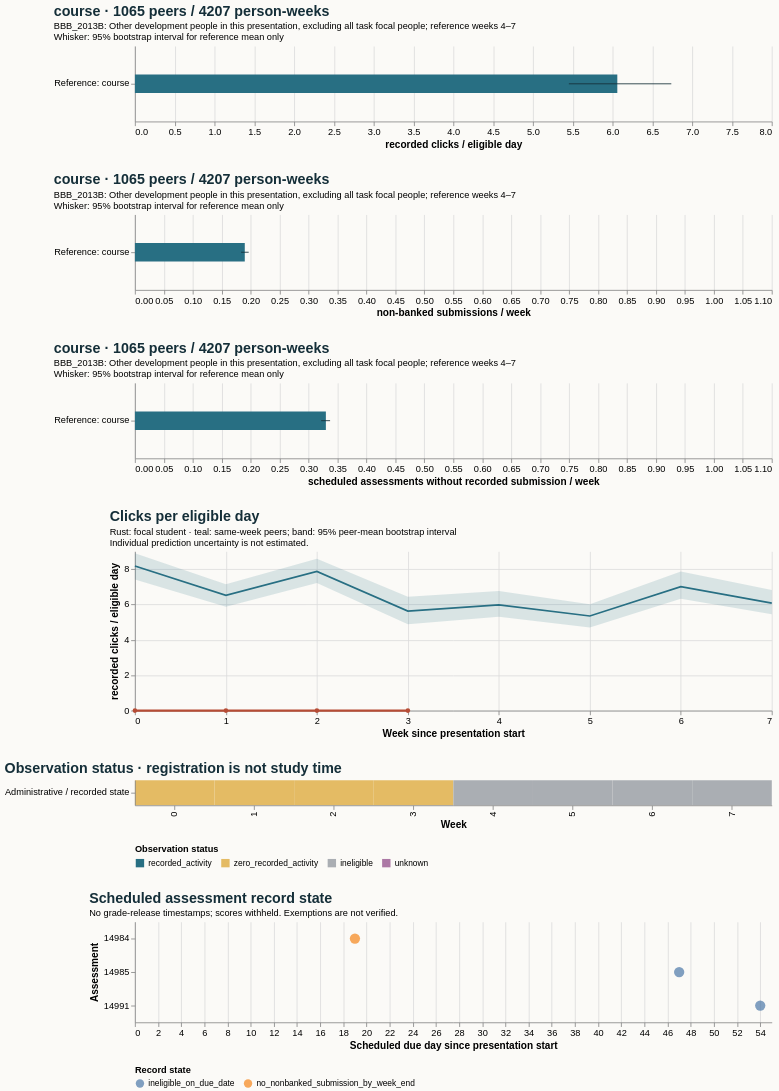

The specification (Vega-Lite) saved for this image:
### Vega-Lite specification from a JSON file in a GitHub repository (floating-point values rounded to 4 significant figures)
{"$schema": "https://vega.github.io/schema/vega-lite/v5.20.1.json", "config": {"axis": {"labelFontSize": 11, "titleFontSize": 12}, "background": "#fbfaf7", "font": "sans-serif", "title": {"anchor": "start", "color": "#142e38", "fontSize": 17, "subtitleFontSize": 11}, "view": {"continuousHeight": 300, "continuousWidth": 300, "stroke": null}}, "datasets": {"data-104c6f2ffbf396929d8a24d59844c784": [{"as_of_day": 20, "assessment_id": 14984, "course": "BBB_2013B", "due_day": 19, "person_id": 535303, "score_status": "withheld_release_time_unknown", "state": "no_nonbanked_submission_by_week_end", "week": 2}, {"as_of_day": 48, "assessment_id": 14985, "course": "BBB_2013B", "due_day": 47, "person_id": 535303, "score_status": "withheld_release_time_unknown", "state": "ineligible_on_due_date", "week": 6}, {"as_of_day": 55, "assessment_id": 14991, "course": "BBB_2013B", "due_day": 54, "person_id": 535303, "score_status": "withheld_release_time_unknown", "state": "ineligible_on_due_date", "week": 7}], "data-1ba480732d6257e4c3a80d6645d9e2cb": [{"hi": null, "lo": null, "series": "Focal: weeks 4–7", "value": null}, {"hi": 0.1965, "lo": 0.1834, "series": "Reference: course", "value": 0.1897}], "data-204e81444217027eb608b5535f50671d": [{"hi": null, "lo": null, "series": "Focal: weeks 4–7", "value": null}, {"hi": 0.3371, "lo": 0.3217, "series": "Reference: course", "value": 0.3298}], "data-451c0b9daa89721079623e80dac2b085": [{"end_day": 6, "focal_value": 0.0, "peer_ci_high": 8.903, "peer_ci_low": 7.406, "peer_mean": 8.174, "peer_observations": 1127, "peer_people": 1127, "reference": "course", "unit": "recorded clicks / eligible day", "week": 0}, {"end_day": 13, "focal_value": 0.0, "peer_ci_high": 7.146, "peer_ci_low": 5.869, "peer_mean": 6.521, "peer_observations": 1121, "peer_people": 1121, "reference": "course", "unit": "recorded clicks / eligible day", "week": 1}, {"end_day": 20, "focal_value": 0.0, "peer_ci_high": 8.578, "peer_ci_low": 7.212, "peer_mean": 7.865, "peer_observations": 1105, "peer_people": 1105, "reference": "course", "unit": "recorded clicks / eligible day", "week": 2}, {"end_day": 27, "focal_value": 0.0, "peer_ci_high": 6.439, "peer_ci_low": 4.883, "peer_mean": 5.625, "peer_observations": 1098, "peer_people": 1098, "reference": "course", "unit": "recorded clicks / eligible day", "week": 3}, {"end_day": 34, "focal_value": null, "peer_ci_high": 6.766, "peer_ci_low": 5.306, "peer_mean": 5.982, "peer_observations": 1065, "peer_people": 1065, "reference": "course", "unit": "recorded clicks / eligible day", "week": 4}, {"end_day": 41, "focal_value": null, "peer_ci_high": 6.019, "peer_ci_low": 4.697, "peer_mean": 5.35, "peer_observations": 1058, "peer_people": 1058, "reference": "course", "unit": "recorded clicks / eligible day", "week": 5}, {"end_day": 48, "focal_value": null, "peer_ci_high": 7.867, "peer_ci_low": 6.318, "peer_mean": 7.012, "peer_observations": 1050, "peer_people": 1050, "reference": "course", "unit": "recorded clicks / eligible day", "week": 6}, {"end_day": 55, "focal_value": null, "peer_ci_high": 6.817, "peer_ci_low": 5.451, "peer_mean": 6.076, "peer_observations": 1034, "peer_people": 1034, "reference": "course", "unit": "recorded clicks / eligible day", "week": 7}], "data-8cb647addeba0d053e5f3fbcbcd644f6": [{"eligible_days": 7.0, "end_day": 6, "logging_completeness": "unknown", "observation_status": "zero_recorded_activity", "row": "Administrative / recorded state", "score_status": "withheld_release_time_unknown", "start_day": 0, "value": 0.0, "week": 0}, {"eligible_days": 7.0, "end_day": 13, "logging_completeness": "unknown", "observation_status": "zero_recorded_activity", "row": "Administrative / recorded state", "score_status": "withheld_release_time_unknown", "start_day": 7, "value": 0.0, "week": 1}, {"eligible_days": 7.0, "end_day": 20, "logging_completeness": "unknown", "observation_status": "zero_recorded_activity", "row": "Administrative / recorded state", "score_status": "withheld_release_time_unknown", "start_day": 14, "value": 0.0, "week": 2}, {"eligible_days": 6.0, "end_day": 27, "logging_completeness": "unknown", "observation_status": "zero_recorded_activity", "row": "Administrative / recorded state", "score_status": "withheld_release_time_unknown", "start_day": 21, "value": 0.0, "week": 3}, {"eligible_days": 0.0, "end_day": 34, "logging_completeness": "unknown", "observation_status": "ineligible", "row": "Administrative / recorded state", "score_status": "withheld_release_time_unknown", "start_day": 28, "value": null, "week": 4}, {"eligible_days": 0.0, "end_day": 41, "logging_completeness": "unknown", "observation_status": "ineligible", "row": "Administrative / recorded state", "score_status": "withheld_release_time_unknown", "start_day": 35, "value": null, "week": 5}, {"eligible_days": 0.0, "end_day": 48, "logging_completeness": "unknown", "observation_status": "ineligible", "row": "Administrative / recorded state", "score_status": "withheld_release_time_unknown", "start_day": 42, "value": null, "week": 6}, {"eligible_days": 0.0, "end_day": 55, "logging_completeness": "unknown", "observation_status": "ineligible", "row": "Administrative / recorded state", "score_status": "withheld_release_time_unknown", "start_day": 49, "value": null, "week": 7}], "data-d40246c65960070499f5473cbd53b9d0": [{"hi": null, "lo": null, "series": "Focal: weeks 4–7", "value": null}, {"hi": 6.738, "lo": 5.451, "series": "Reference: course", "value": 6.059}]}, "resolve": {"scale": {"color": "independent"}}, "spacing": 28, "vconcat": [{"data": {"name": "data-d40246c65960070499f5473cbd53b9d0"}, "height": 90, "layer": [{"encoding": {"x": {"field": "value", "scale": {"domain": [0, 7.075], "zero": true}, "title": "recorded clicks / eligible day", "type": "quantitative"}, "y": {"field": "series", "sort": null, "title": null, "type": "nominal"}}, "mark": {"color": "#286f83", "size": 22, "type": "bar"}}, {"encoding": {"x": {"field": "lo", "type": "quantitative"}, "x2": {"field": "hi"}, "y": {"field": "series", "sort": null, "title": null, "type": "nominal"}}, "mark": {"color": "#142e38", "type": "rule"}}], "title": {"subtitle": ["BBB_2013B: Other development people in this presentation, excluding all task focal people; reference weeks 4–7", "Whisker: 95% bootstrap interval for reference mean only"], "text": "course · 1065 peers / 4207 person-weeks"}, "width": 760}, {"data": {"name": "data-1ba480732d6257e4c3a80d6645d9e2cb"}, "height": 90, "layer": [{"encoding": {"x": {"field": "value", "scale": {"domain": [0, 1.05], "zero": true}, "title": "non-banked submissions / week", "type": "quantitative"}, "y": {"field": "series", "sort": null, "title": null, "type": "nominal"}}, "mark": {"color": "#286f83", "size": 22, "type": "bar"}}, {"encoding": {"x": {"field": "lo", "type": "quantitative"}, "x2": {"field": "hi"}, "y": {"field": "series", "sort": null, "title": null, "type": "nominal"}}, "mark": {"color": "#142e38", "type": "rule"}}], "title": {"subtitle": ["BBB_2013B: Other development people in this presentation, excluding all task focal people; reference weeks 4–7", "Whisker: 95% bootstrap interval for reference mean only"], "text": "course · 1065 peers / 4207 person-weeks"}, "width": 760}, {"data": {"name": "data-204e81444217027eb608b5535f50671d"}, "height": 90, "layer": [{"encoding": {"x": {"field": "value", "scale": {"domain": [0, 1.05], "zero": true}, "title": "scheduled assessments without recorded submission / week", "type": "quantitative"}, "y": {"field": "series", "sort": null, "title": null, "type": "nominal"}}, "mark": {"color": "#286f83", "size": 22, "type": "bar"}}, {"encoding": {"x": {"field": "lo", "type": "quantitative"}, "x2": {"field": "hi"}, "y": {"field": "series", "sort": null, "title": null, "type": "nominal"}}, "mark": {"color": "#142e38", "type": "rule"}}], "title": {"subtitle": ["BBB_2013B: Other development people in this presentation, excluding all task focal people; reference weeks 4–7", "Whisker: 95% bootstrap interval for reference mean only"], "text": "course · 1065 peers / 4207 person-weeks"}, "width": 760}, {"data": {"name": "data-451c0b9daa89721079623e80dac2b085"}, "height": 190, "layer": [{"encoding": {"x": {"axis": {"tickMinStep": 1}, "field": "week", "title": "Week since presentation start", "type": "quantitative"}, "y": {"field": "peer_ci_low", "scale": {"zero": true}, "title": "recorded clicks / eligible day", "type": "quantitative"}, "y2": {"field": "peer_ci_high"}}, "mark": {"color": "#286f83", "opacity": 0.16, "type": "area"}}, {"encoding": {"tooltip": [{"field": "week", "type": "quantitative"}, {"field": "peer_mean", "type": "quantitative"}, {"field": "peer_people", "type": "quantitative"}, {"field": "peer_observations", "type": "quantitative"}], "x": {"field": "week", "type": "quantitative"}, "y": {"field": "peer_mean", "type": "quantitative"}}, "mark": {"color": "#286f83", "strokeWidth": 2, "type": "line"}}, {"encoding": {"tooltip": [{"field": "week", "type": "quantitative"}, {"field": "focal_value", "type": "quantitative"}], "x": {"field": "week", "type": "quantitative"}, "y": {"field": "focal_value", "type": "quantitative"}}, "mark": {"color": "#b64c35", "point": {"color": "#b64c35"}, "strokeWidth": 2.5, "type": "line"}}], "title": {"subtitle": ["Rust: focal student · teal: same-week peers; band: 95% peer-mean bootstrap interval", "Individual prediction uncertainty is not estimated."], "text": "Clicks per eligible day"}, "width": 760}, {"data": {"name": "data-8cb647addeba0d053e5f3fbcbcd644f6"}, "encoding": {"color": {"field": "observation_status", "legend": {"labelLimit": 260, "orient": "bottom"}, "scale": {"domain": ["recorded_activity", "zero_recorded_activity", "ineligible", "unknown"], "range": ["#286f83", "#e4bb64", "#aaaeb3", "#ac78a5"]}, "title": "Observation status", "type": "nominal"}, "tooltip": [{"field": "week", "type": "quantitative"}, {"field": "eligible_days", "type": "quantitative"}, {"field": "observation_status", "type": "nominal"}, {"field": "logging_completeness", "type": "nominal"}], "x": {"field": "week", "title": "Week", "type": "ordinal"}, "y": {"field": "row", "title": null, "type": "nominal"}}, "height": 30, "mark": {"type": "rect"}, "title": "Observation status · registration is not study time", "width": 760}, {"data": {"name": "data-104c6f2ffbf396929d8a24d59844c784"}, "encoding": {"color": {"field": "state", "legend": {"labelLimit": 400, "orient": "bottom"}, "title": "Record state", "type": "nominal"}, "tooltip": [{"field": "assessment_id", "type": "quantitative"}, {"field": "due_day", "type": "quantitative"}, {"field": "as_of_day", "type": "quantitative"}, {"field": "state", "type": "nominal"}, {"field": "score_status", "type": "nominal"}], "x": {"field": "due_day", "title": "Scheduled due day since presentation start", "type": "quantitative"}, "y": {"field": "assessment_id", "title": "Assessment", "type": "nominal"}}, "height": 120, "mark": {"filled": true, "size": 150, "type": "point"}, "title": {"subtitle": "No grade-release timestamps; scores withheld. Exemptions are not verified.", "text": "Scheduled assessment record state"}, "width": 760}]}
